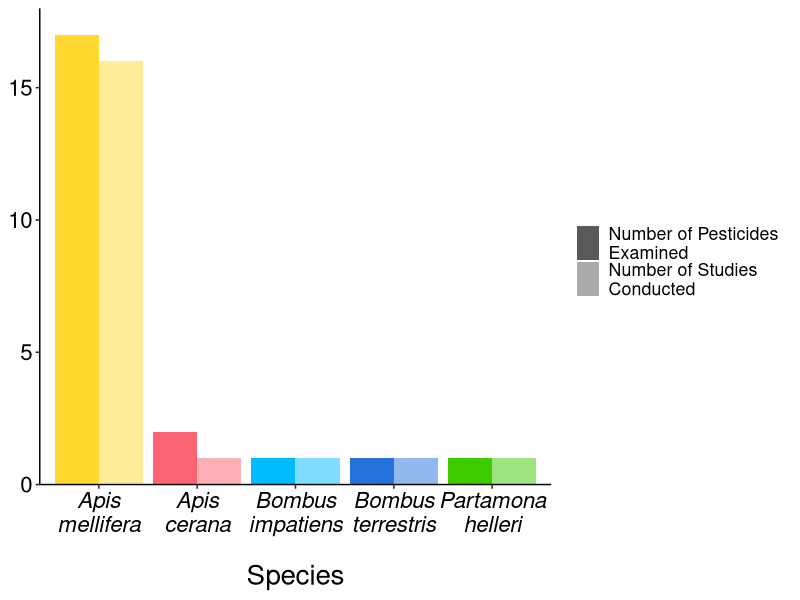
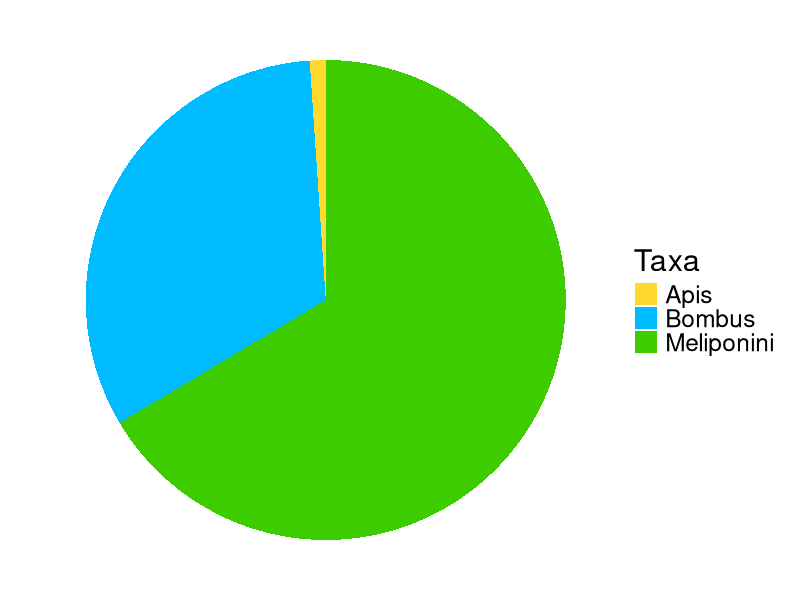

Generate these figures, in order, with R:
## ---- chunk 1
library(tidyverse)
library(ggpubr)
## ---- chunk 2
speciespesticide <- read.csv("data/speciesandpesticides.csv", stringsAsFactors = TRUE, na.strings=c(""))

str(speciespesticide)
## ---- chunk 3
#Make dataframe for number of studies
studiesn<-speciespesticide %>%
  dplyr::filter(time_period == "recent") %>% 
  group_by(species) %>% 
  count(authors) %>% 
    summarize(studiesn=n())

#Make dataframe for number of pesticides
speciesn<-speciespesticide %>% 
  dplyr::filter(year > 2014) %>% 
  group_by(species) %>% 
  count(pesticide) %>% 
  summarize(pesticiden=n())

#Merge dataframes
df_speciesandstudies <- left_join(studiesn, speciesn, by = c("species" = "species"))

#Get into long format
df_speciesandstudies_long <- df_speciesandstudies %>% 
  pivot_longer(!species, names_to = "type", values_to = "number")

#Reorder species
df_speciesandstudies_long$species <- factor(df_speciesandstudies_long$species, levels = c("Apis mellifera", "Apis cerana", "Bombus impatiens", "Bombus terrestris", "Partamona helleri"))


#Create function to split species names for x-axis labels
addline_format <- function(x,...){
    gsub('\\s','\n',x)
}

#Make the plot
df_speciesandstudies_long %>% 
  ggplot(aes(x=fct_reorder(species, number, .desc = TRUE), y=number, fill=species, alpha=type)) +
    geom_bar(width=0.9, stat = "identity", position = "dodge") +
    theme_pubr() +
    theme(text = element_text(size = 16), 
          axis.text.x = element_text(face = "italic", size = 16),
          legend.position = "right",
          axis.title.y = element_blank(),
          axis.title.x = element_text(size = 20, margin = margin(t = 20, r = 0, b = 0, l = 0)))+
    scale_y_continuous(name ="Number", 
                       breaks = seq(0, 20, len = 5), 
                       expand = c(0, 0),
                       limits = c(0,18))+
    scale_fill_manual(guide = 'none', values=c("#FFD930","#FC6471", "#00BBFF", "#2372D9", "#3DCC00")) +
  scale_alpha_discrete(range = c(1, 0.5), name = "", labels = c("Number of Pesticides \nExamined", "Number of Studies \nConducted"))+
    labs(fill = "Species", alpha = "")+
  scale_x_discrete(name="Species", breaks=unique(df_speciesandstudies_long$species), labels=addline_format(c("Apis cerana", 
                        "Apis mellifera", "Bombus impatiens", "Bombus terrestris", "Partamona helleri")))
## ---- chunk 4
  allbeetaxa <- read.csv("data/bees.csv", stringsAsFactors = TRUE, na.strings=c(""))

str(allbeetaxa)
## ---- chunk 5
allbeetaxa %>%  
  ggplot(aes(x="", y=n, fill=gen)) +
  geom_bar(width=1, stat = "identity") +
  coord_polar("y", start=0) +
  theme_void() +
  scale_fill_manual(name = "Taxa", values=c("#FFD930", "#00BBFF", "#3DCC00")) +
  theme(text = element_text(size = 22)) +
  guides(colour = guide_legend(override.aes = list(size=16)))+
  theme(axis.text.x=element_blank())
